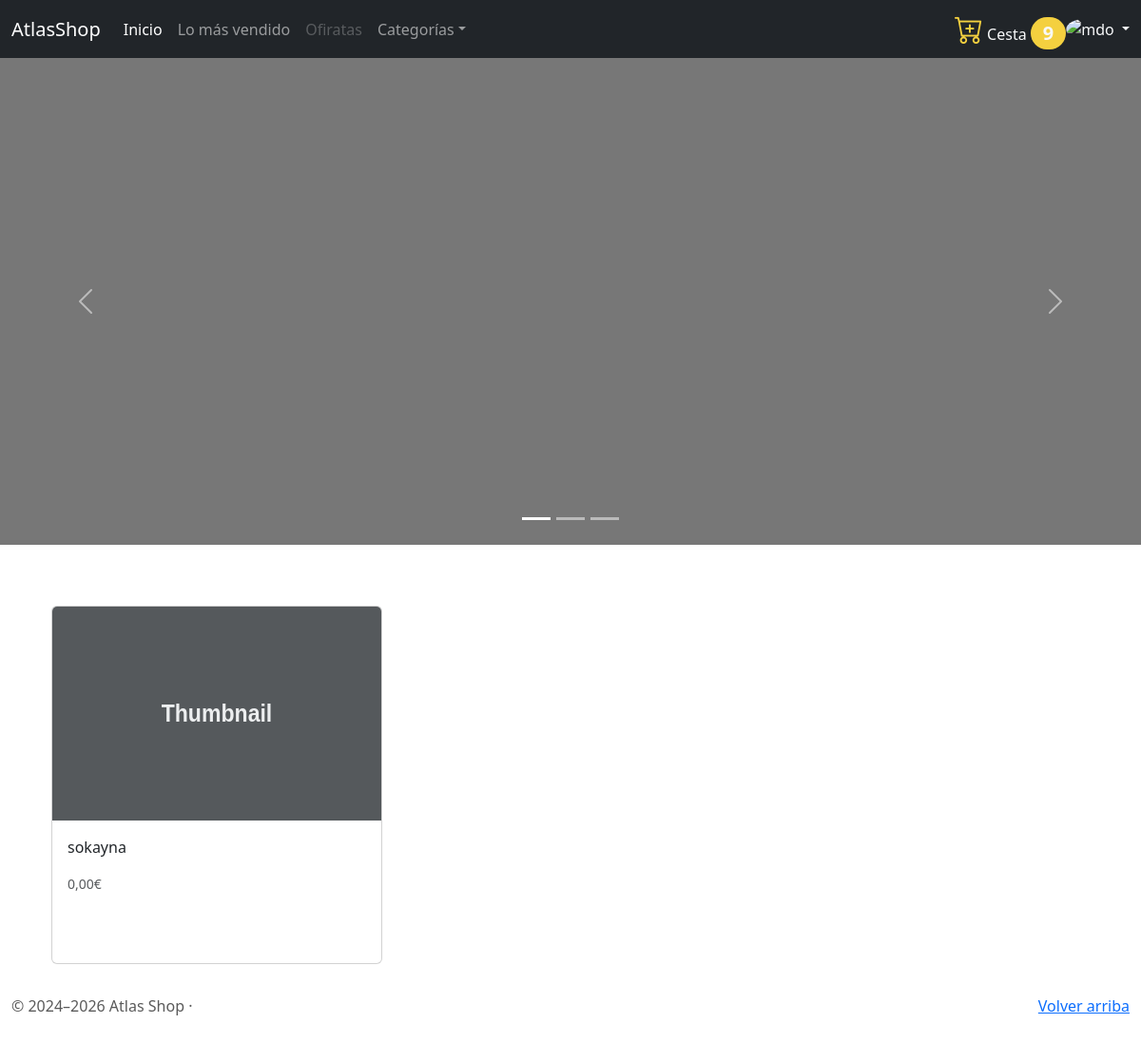
The app's page /producto-list/2, older data.
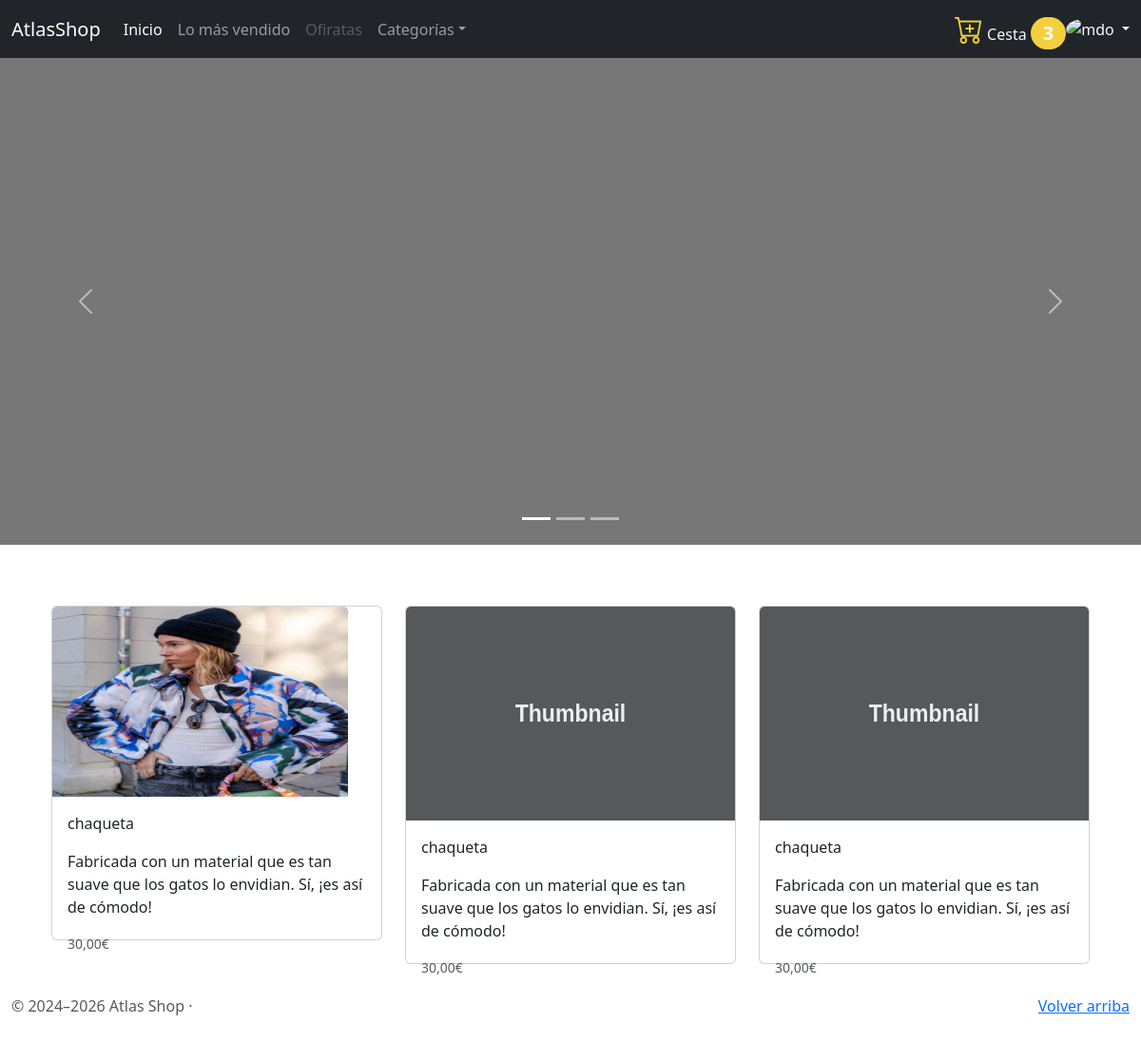
The same page, newer data.
### main/models.py (models this page shows, shortened)
class Producto(models.Model):
    id = models.AutoField(db_column="id", primary_key=True, verbose_name=_('ID'))
    nombre = models.CharField(max_length=200,  )
    precio = models.DecimalField(default=0.00, decimal_places=2, max_digits=8, validators=[MinValueValidator(0.00)])
    precio_con_iva = models.DecimalField(default=0.00, decimal_places=2, max_digits=8, validators=[MinValueValidator(0.00)])
    unidades = models.PositiveIntegerField(default=0)
    iva = models.DecimalField(default=0.21, decimal_places=2, max_digits=5, validators=[MinValueValidator(0.00)])
    desccripcion = models.TextField(null=True, blank=True)
    en_oferta = models.BooleanField(default=False)
    precio_oferta = models.DecimalField(max_digits=10, decimal_places=2, null=True, blank=True)
    subcategoria_id = models.ForeignKey(db_column='sucategoria_id', to=SubCategoria, on_delete=models.CASCADE, related_name='get_SubCategoria_Producto', verbose_name=_("SubCategoria"))
    marca_id = models.ForeignKey(db_column='marca_id', to=Marca, on_delete=models.CASCADE, related_name='get_Marca_Producto', verbose_name=_("Marca"))
    class Meta:
        db_table = "producto"
        verbose_name = "Producto"
        verbose_name_plural ="Productos"

class ImagenProducto(models.Model):
    id = models.AutoField(db_column='id', primary_key=True)
    imagen = models.ImageField(upload_to='producto/imagenes', null=True, blank=True)
    imagen_principal = models.BooleanField(default=False, blank=True, null=True)
    producto_id = models.ForeignKey(db_column='producto_id', to=Producto, on_delete=models.CASCADE, related_name='get_Producto_ImagenProducto', verbose_name=_("Producto"))
    class Meta:
        db_table = "imagen_producto"
        verbose_name = "Imagen Producto"
        verbose_name_plural ="Imagens Producto"

### cliente/inicioViews.py (the view, shortened to what this page needs)
# urls.py: path('', ProductoListPageView.as_view(), name='producto_list'),
class ProductoListPageView(TemplateView):
    template_name='cliente/inicio.html'
    def contexto(self, request, qsProducto:Producto): #form:formulariofilter
        try:
            contador_unidades_carrito = 0
            if request.user.is_authenticated:
                qsCarrito = Carrito_Detalle.objects.filter(user_id=request.user)
            else:
                qsCarrito = Carrito_Detalle.objects.filter(session_key=request.session.session_key)
            if qsCarrito.count() > 0 :
                for carrito_id in qsCarrito:
                    contador_unidades_carrito = contador_unidades_carrito + carrito_id.unidades
            for producto_id in qsProducto:
                producto_id.imagen_p= producto_id.get_Producto_ImagenProducto.filter(imagen_principal=True).first()
            contexto = dict(
                qsProducto=qsProducto,
                contador_unidades_carrito=contador_unidades_carrito,
            )
            return contexto
        except Exception as Err:
            mensaje = Err.args[0]
            request.session["add_contexto"]=dict(
                toast=dict(
                    titulo='Error',
                    tipo='Error',
                    mensaje=mensaje
                    )
                )
            return {}
    def get(self, request, *args, **kwargs):
        key_categoria = kwargs.get('key_categoria', None)
        qsProducto=None
        if key_categoria is not None:
            subcategoria_id = SubCategoria.objects.filter(categoria_id__id=key_categoria).first()
            qsProducto = Producto.objects.filter(subcategoria_id=subcategoria_id)
        else:
            qsProducto = Producto.objects.all()
        contexto = self.contexto(request = request, qsProducto = qsProducto)
        if request.session.get("add_contexto", None) is not None:
            contexto.update(request.session["add_contexto"])
            del request.session["add_contexto"]
        return render(request, self.template_name, contexto)

### cliente/contexto_carrito.py (called while the page is built)
def carrito_unidades(request):
    contador_unidades_carrito = 0  # Inicializa el contador
    if request.user.is_authenticated:
        qsCarrito = Carrito_Detalle.objects.filter(user_id=request.user)
    else:
        qsCarrito = Carrito_Detalle.objects.filter(session_key=request.session.session_key)
    if qsCarrito.count() > 0:
        for carrito_id in qsCarrito:
            contador_unidades_carrito += carrito_id.unidades
    return {'contador_unidades_carrito': contador_unidades_carrito}

### cliente/contexto_categorias.py (called while the page is built)
def categorias_disponibles(request):
    categorias = Categoria.objects.all()
    return {'categorias': categorias}

### cliente/templates/cliente/inicio.html (shortened to what this page needs)
{% extends 'cliente/base.html' %}
{% load static %}
{% load i18n %}
{% block caroucel %}
<div id="myCarousel" class="carousel slide" data-bs-ride="carousel">
  <div class="carousel-indicators">
    <button type="button" data-bs-target="#myCarousel" data-bs-slide-to="0" class="active" aria-current="true" aria-label="Slide 1"></button>
    <button type="button" data-bs-target="#myCarousel" data-bs-slide-to="1" aria-label="Slide 2"></button>
    <button type="button" data-bs-target="#myCarousel" data-bs-slide-to="2" aria-label="Slide 3"></button>
  </div>
  <div class="carousel-inner">
    <div class="carousel-item active">
      <svg class="bd-placeholder-img" width="100%" height="100%" xmlns="http://www.w3.org/2000/svg" aria-hidden="true" preserveAspectRatio="xMidYMid slice" focusable="false"><rect width="100%" height="100%" fill="#777"/></svg>
      <div class="container">
        <div class="carousel-caption text-start">
        </div>
      </div>
    </div>
  </div>
  <button class="carousel-control-prev" type="button" data-bs-target="#myCarousel" data-bs-slide="prev">
    <span class="carousel-control-prev-icon" aria-hidden="true"></span>
  </button>
  <button class="carousel-control-next" type="button" data-bs-target="#myCarousel" data-bs-slide="next">
    <span class="carousel-control-next-icon" aria-hidden="true"></span>
  </button>
</div>
{% endblock caroucel %}
{% block content %}
<div class="container marketing">
  <div class="container">
    <div class="row">
      {% for producto_id in qsProducto  %}
        <div class="col-md-4">
          <a href="{% url 'cliente:producto_detalle' key=producto_id.id%}" style="text-decoration: none; color: #5a5a5a;">
          <div class="card mb-4 box-shadow">
           {% if producto_id.imagen_p %}
            <img class="card-img-top" src="{{ producto_id.imagen_p.imagen.url }}" style="height: 200px; width: 90%; display: block;" data-holder-rendered="true">
          {% else %}
            <img class="card-img-top" data-src="holder.js/100px225?theme=thumb&amp;bg=55595c&amp;fg=eceeef&amp;text=Thumbnail" alt="Thumbnail [100%x225]" style="height: 225px; width: 100%; display: block;" data-holder-rendered="true">
          {% endif %}
            <div class="card-body"  style="height: 150px; width: 100%; display: block;">
              <p class="card-text">{{producto_id.nombre}}</p>
              <p class="card-text">{{producto_id.desccripcion}}</p>
              <div class="d-flex justify-content-between align-items-center">
                <small class="text-muted">{{producto_id.precio}}€</small>
              </div>
            </div>
          </div>
        </a>
        </div>
      {% endfor %}
    </div>
  </div>
</div>
{% endblock content %}

### cliente/templates/cliente/base.html (shortened to what this page needs)
<!doctype html>
{% load static %} {% load i18n %}
<html lang="en">
<head>
  <link href="https://cdn.jsdelivr.net/npm/bootstrap@5.3.3/dist/css/bootstrap.min.css" rel="stylesheet"
>
  <link rel="stylesheet"
    href="https://cdnjs.cloudflare.com/ajax/libs/bootstrap-icons/1.8.1/font/bootstrap-icons.min.css">
  <link href="{% static 'fontawesomefree/css/fontawesome.css' %}" rel="stylesheet" type="text/css">
  <link href="{% static 'fontawesomefree/css/brands.css' %}" rel="stylesheet" type="text/css">
  <link href="{% static 'fontawesomefree/css/solid.css' %}" rel="stylesheet" type="text/css">
  <link href="{% static '/main/carousel/carousel.css' %}" rel="stylesheet">
</head>
<body>
  <header>
    <nav class="navbar navbar-expand-md navbar-dark bg-dark" aria-label="Eighth navbar example">
      <div class="container-fluid">
        <a class="navbar-brand" href="#">AtlasShop</a>
        <div class="collapse navbar-collapse" id="navbarsExample07">
          <ul class="navbar-nav me-auto mb-2 mb-lg-0">
            <li class="nav-item">
              <a class="nav-link active" aria-current="page" href="{% url 'cliente:producto_list' %}">Inicio</a>
            </li>
            <li class="nav-item">
              <a class="nav-link" href="#">Lo más vendido</a>
            </li>
            <li class="nav-item">
              <a class="nav-link disabled" href="#" tabindex="-1" aria-disabled="true">Ofiratas</a>
            </li>
            <li class="nav-item dropdown">
              <a class="nav-link dropdown-toggle" href="#" id="dropdown07" data-bs-toggle="dropdown"
                aria-expanded="false">Categorías</a>
            </li>
          </ul>
        <div>
          <a class="nav-link  text-light" href="{% url 'cliente:carrito_list' %}" tabindex="-1" aria-disabled="true"><i class="bi bi-cart-plus" style="color: #F4D03F;font-size: 30px;"></i>
            Cesta
            <span class="badge text-light  rounded-pill" style="background-color: #F4D03F; font-size: 20px;">{{contador_unidades_carrito}}</span>
          </a>
        </div>
          <div class="flex-shrink-0 dropdown">
              <a href="#" class="d-block link-light text-decoration-none dropdown-toggle show" id="dropdownUser2" data-bs-toggle="dropdown" aria-expanded="true">
                  <img src="https://github.com/mdo.png" alt="mdo" width="32" height="32" class="rounded-circle">
              </a>
          </div>
        </div>
      </div>
    </nav>
  </header>
  <main>
    {% block caroucel %}
    {% endblock caroucel %}
    {% block content %}
    {%endblock%}
    <footer class="container-fluid">
      <p class="float-end"><a href="#">Volver arriba</a></p>
      <p>&copy; 2024–2026 Atlas Shop &middot;</p>
    </footer>
  </main>
  {% include 'main/toast-alert.html' %}
</body>
</html>

### main/templates/main/toast-alert.html (shortened to what this page needs)
<!DOCTYPE html>
<html>
    <head>
        <link rel="stylesheet" href="">
    </head>
    <body>
    </body>
</html>

### main/static/main/carousel/carousel.css (style rules this page uses)
body { padding-bottom: 3rem; color: #5a5a5a; }
.carousel { margin-bottom: 4rem; }
.carousel-caption { bottom: 3rem; z-index: 10; }
.carousel-item { height: 32rem; }

### cliente/templates/cliente/base.html (style rules this page uses)
.bd-placeholder-img { font-size: 1.125rem; text-anchor: middle; -webkit-user-select: none; -moz-user-select: none; user-select: none; }
body { margin-bottom: 100px; position: relative; min-height: 100vh; }
footer { position: absolute; bottom: 0; width: 100%; height: px; }

Row changes from the older to the newer data that the page shows:
removed Producto: nombre "sokayna", precio "0,00"
added Producto: imagen_p.imagen (picture), nombre "chaqueta", desccripcion "Fabricada con un material que es tan suave que los gatos lo envidian. Sí, ¡es así de cómodo!", precio "30,00"
added Producto: nombre "chaqueta", desccripcion "Fabricada con un material que es tan suave que los gatos lo envidian. Sí, ¡es así de cómodo!", precio "30,00"
added Producto: nombre "chaqueta", desccripcion "Fabricada con un material que es tan suave que los gatos lo envidian. Sí, ¡es así de cómodo!", precio "30,00"
Text that changed along with them:
{{ contador_unidades_carrito }}: "9" → "3"
